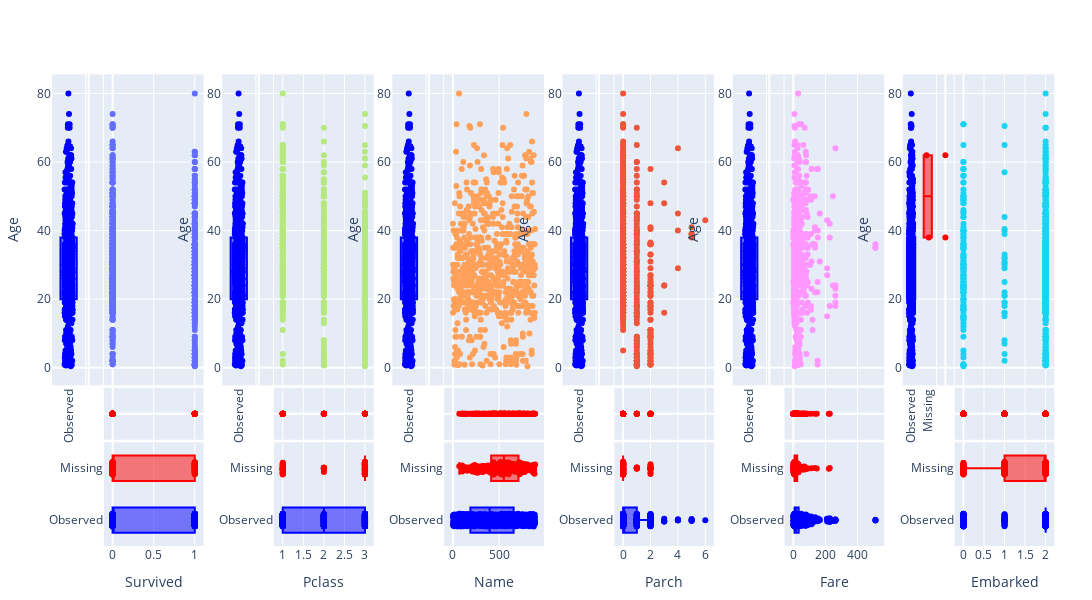

The cell this chart's notebook holds for it:
### Code cell
plot_df_scatter(df=df, target_col="Age")

### Figure 1 — Plotly figure (JSON) as saved in the notebook; plotly's stock layout.template omitted (floating-point values rounded to 4 significant figures; data arrays with more than 128 entries replaced by an {"elided": "..."} marker saying what was removed)
{"data": [{"mode": "markers", "name": "Scatterplot Survived", "type": "scatter", "x": {"elided": "891 int values"}, "xaxis": "x27", "y": {"elided": "891 float values"}, "yaxis": "y27"}, {"marker": {"color": "red"}, "mode": "markers", "type": "scatter", "x": {"elided": "177 int values"}, "xaxis": "x51", "y": {"elided": "177 int values"}, "yaxis": "y51"}, {"marker": {"color": "red"}, "mode": "markers", "type": "scatter", "x": [], "xaxis": "x26", "y": [], "yaxis": "y26"}, {"boxpoints": "all", "jitter": 0.5, "marker": {"color": "blue"}, "name": "Observed", "offsetgroup": "1", "orientation": "h", "pointpos": 0, "type": "box", "x": {"elided": "714 int values"}, "xaxis": "x75", "yaxis": "y75"}, {"boxpoints": "all", "jitter": 0.5, "marker": {"color": "red"}, "name": "Missing", "offsetgroup": "1", "orientation": "h", "pointpos": 0, "type": "box", "x": {"elided": "177 int values"}, "xaxis": "x75", "yaxis": "y75"}, {"boxpoints": "all", "jitter": 0.5, "marker": {"color": "blue"}, "name": "Observed", "offsetgroup": "1", "pointpos": 0, "type": "box", "xaxis": "x25", "y": {"elided": "891 float values"}, "yaxis": "y25"}, {"boxpoints": "all", "jitter": 0.5, "marker": {"color": "red"}, "name": "Missing", "offsetgroup": "1", "pointpos": 0, "type": "box", "xaxis": "x25", "y": [], "yaxis": "y25"}, {"mode": "markers", "name": "Scatterplot Pclass", "type": "scatter", "x": {"elided": "891 int values"}, "xaxis": "x31", "y": {"elided": "891 float values"}, "yaxis": "y31"}, {"marker": {"color": "red"}, "mode": "markers", "type": "scatter", "x": {"elided": "177 int values"}, "xaxis": "x55", "y": {"elided": "177 int values"}, "yaxis": "y55"}, {"marker": {"color": "red"}, "mode": "markers", "type": "scatter", "x": [], "xaxis": "x30", "y": [], "yaxis": "y30"}, {"boxpoints": "all", "jitter": 0.5, "marker": {"color": "blue"}, "name": "Observed", "offsetgroup": "1", "orientation": "h", "pointpos": 0, "type": "box", "x": {"elided": "714 int values"}, "xaxis": "x79", "yaxis": "y79"}, {"boxpoints": "all", "jitter": 0.5, "marker": {"color": "red"}, "name": "Missing", "offsetgroup": "1", "orientation": "h", "pointpos": 0, "type": "box", "x": {"elided": "177 int values"}, "xaxis": "x79", "yaxis": "y79"}, {"boxpoints": "all", "jitter": 0.5, "marker": {"color": "blue"}, "name": "Observed", "offsetgroup": "1", "pointpos": 0, "type": "box", "xaxis": "x29", "y": {"elided": "891 float values"}, "yaxis": "y29"}, {"boxpoints": "all", "jitter": 0.5, "marker": {"color": "red"}, "name": "Missing", "offsetgroup": "1", "pointpos": 0, "type": "box", "xaxis": "x29", "y": [], "yaxis": "y29"}, {"mode": "markers", "name": "Scatterplot Name", "type": "scatter", "x": {"elided": "891 int values"}, "xaxis": "x35", "y": {"elided": "891 float values"}, "yaxis": "y35"}, {"marker": {"color": "red"}, "mode": "markers", "type": "scatter", "x": {"elided": "177 int values"}, "xaxis": "x59", "y": {"elided": "177 int values"}, "yaxis": "y59"}, {"marker": {"color": "red"}, "mode": "markers", "type": "scatter", "x": [], "xaxis": "x34", "y": [], "yaxis": "y34"}, {"boxpoints": "all", "jitter": 0.5, "marker": {"color": "blue"}, "name": "Observed", "offsetgroup": "1", "orientation": "h", "pointpos": 0, "type": "box", "x": {"elided": "714 int values"}, "xaxis": "x83", "yaxis": "y83"}, {"boxpoints": "all", "jitter": 0.5, "marker": {"color": "red"}, "name": "Missing", "offsetgroup": "1", "orientation": "h", "pointpos": 0, "type": "box", "x": {"elided": "177 int values"}, "xaxis": "x83", "yaxis": "y83"}, {"boxpoints": "all", "jitter": 0.5, "marker": {"color": "blue"}, "name": "Observed", "offsetgroup": "1", "pointpos": 0, "type": "box", "xaxis": "x33", "y": {"elided": "891 float values"}, "yaxis": "y33"}, {"boxpoints": "all", "jitter": 0.5, "marker": {"color": "red"}, "name": "Missing", "offsetgroup": "1", "pointpos": 0, "type": "box", "xaxis": "x33", "y": [], "yaxis": "y33"}, {"mode": "markers", "name": "Scatterplot Parch", "type": "scatter", "x": {"elided": "891 int values"}, "xaxis": "x39", "y": {"elided": "891 float values"}, "yaxis": "y39"}, {"marker": {"color": "red"}, "mode": "markers", "type": "scatter", "x": {"elided": "177 int values"}, "xaxis": "x63", "y": {"elided": "177 int values"}, "yaxis": "y63"}, {"marker": {"color": "red"}, "mode": "markers", "type": "scatter", "x": [], "xaxis": "x38", "y": [], "yaxis": "y38"}, {"boxpoints": "all", "jitter": 0.5, "marker": {"color": "blue"}, "name": "Observed", "offsetgroup": "1", "orientation": "h", "pointpos": 0, "type": "box", "x": {"elided": "714 int values"}, "xaxis": "x87", "yaxis": "y87"}, {"boxpoints": "all", "jitter": 0.5, "marker": {"color": "red"}, "name": "Missing", "offsetgroup": "1", "orientation": "h", "pointpos": 0, "type": "box", "x": {"elided": "177 int values"}, "xaxis": "x87", "yaxis": "y87"}, {"boxpoints": "all", "jitter": 0.5, "marker": {"color": "blue"}, "name": "Observed", "offsetgroup": "1", "pointpos": 0, "type": "box", "xaxis": "x37", "y": {"elided": "891 float values"}, "yaxis": "y37"}, {"boxpoints": "all", "jitter": 0.5, "marker": {"color": "red"}, "name": "Missing", "offsetgroup": "1", "pointpos": 0, "type": "box", "xaxis": "x37", "y": [], "yaxis": "y37"}, {"mode": "markers", "name": "Scatterplot Fare", "type": "scatter", "x": {"elided": "891 float values"}, "xaxis": "x43", "y": {"elided": "891 float values"}, "yaxis": "y43"}, {"marker": {"color": "red"}, "mode": "markers", "type": "scatter", "x": {"elided": "177 float values"}, "xaxis": "x67", "y": {"elided": "177 int values"}, "yaxis": "y67"}, {"marker": {"color": "red"}, "mode": "markers", "type": "scatter", "x": [], "xaxis": "x42", "y": [], "yaxis": "y42"}, {"boxpoints": "all", "jitter": 0.5, "marker": {"color": "blue"}, "name": "Observed", "offsetgroup": "1", "orientation": "h", "pointpos": 0, "type": "box", "x": {"elided": "714 float values"}, "xaxis": "x91", "yaxis": "y91"}, {"boxpoints": "all", "jitter": 0.5, "marker": {"color": "red"}, "name": "Missing", "offsetgroup": "1", "orientation": "h", "pointpos": 0, "type": "box", "x": {"elided": "177 float values"}, "xaxis": "x91", "yaxis": "y91"}, {"boxpoints": "all", "jitter": 0.5, "marker": {"color": "blue"}, "name": "Observed", "offsetgroup": "1", "pointpos": 0, "type": "box", "xaxis": "x41", "y": {"elided": "891 float values"}, "yaxis": "y41"}, {"boxpoints": "all", "jitter": 0.5, "marker": {"color": "red"}, "name": "Missing", "offsetgroup": "1", "pointpos": 0, "type": "box", "xaxis": "x41", "y": [], "yaxis": "y41"}, {"mode": "markers", "name": "Scatterplot Embarked", "type": "scatter", "x": {"elided": "891 int values"}, "xaxis": "x47", "y": {"elided": "891 float values"}, "yaxis": "y47"}, {"marker": {"color": "red"}, "mode": "markers", "type": "scatter", "x": {"elided": "177 int values"}, "xaxis": "x71", "y": {"elided": "177 int values"}, "yaxis": "y71"}, {"marker": {"color": "red"}, "mode": "markers", "type": "scatter", "x": [0, 0], "xaxis": "x46", "y": [38, 62], "yaxis": "y46"}, {"boxpoints": "all", "jitter": 0.5, "marker": {"color": "blue"}, "name": "Observed", "offsetgroup": "1", "orientation": "h", "pointpos": 0, "type": "box", "x": {"elided": "714 int values"}, "xaxis": "x95", "yaxis": "y95"}, {"boxpoints": "all", "jitter": 0.5, "marker": {"color": "red"}, "name": "Missing", "offsetgroup": "1", "orientation": "h", "pointpos": 0, "type": "box", "x": {"elided": "177 int values"}, "xaxis": "x95", "yaxis": "y95"}, {"boxpoints": "all", "jitter": 0.5, "marker": {"color": "blue"}, "name": "Observed", "offsetgroup": "1", "pointpos": 0, "type": "box", "xaxis": "x45", "y": {"elided": "889 float values"}, "yaxis": "y45"}, {"boxpoints": "all", "jitter": 0.5, "marker": {"color": "red"}, "name": "Missing", "offsetgroup": "1", "pointpos": 0, "type": "box", "xaxis": "x45", "y": [38, 62], "yaxis": "y45"}], "layout": {"boxmode": "group", "height": 600, "margin": {"b": 20, "l": 20, "r": 20, "t": 20}, "showlegend": false, "width": 3600, "xaxis": {"anchor": "y", "domain": [0, 0.03257], "matches": "x73", "showticklabels": false}, "xaxis10": {"anchor": "y10", "domain": [0.3672, 0.3835], "matches": "x82", "showticklabels": false}, "xaxis11": {"anchor": "y11", "domain": [0.3845, 0.4822], "matches": "x83", "showticklabels": false}, "xaxis12": {"anchor": "y12", "domain": [0.4832, 0.4995], "matches": "x84", "showticklabels": false}, "xaxis13": {"anchor": "y13", "domain": [0.5005, 0.5331], "matches": "x85", "showticklabels": false}, "xaxis14": {"anchor": "y14", "domain": [0.5341, 0.5504], "matches": "x86", "showticklabels": false}, "xaxis15": {"anchor": "y15", "domain": [0.5514, 0.6491], "matches": "x87", "showticklabels": false}, "xaxis16": {"anchor": "y16", "domain": [0.6501, 0.6663], "matches": "x88", "showticklabels": false}, "xaxis17": {"anchor": "y17", "domain": [0.6673, 0.6999], "matches": "x89", "showticklabels": false}, "xaxis18": {"anchor": "y18", "domain": [0.7009, 0.7172], "matches": "x90", "showticklabels": false}, "xaxis19": {"anchor": "y19", "domain": [0.7182, 0.8159], "matches": "x91", "showticklabels": false}, "xaxis2": {"anchor": "y2", "domain": [0.03357, 0.04985], "matches": "x74", "showticklabels": false}, "xaxis20": {"anchor": "y20", "domain": [0.8169, 0.8332], "matches": "x92", "showticklabels": false}, "xaxis21": {"anchor": "y21", "domain": [0.8342, 0.8667], "matches": "x93", "showticklabels": false}, "xaxis22": {"anchor": "y22", "domain": [0.8677, 0.884], "matches": "x94", "showticklabels": false}, "xaxis23": {"anchor": "y23", "domain": [0.885, 0.9827], "matches": "x95", "showticklabels": false}, "xaxis24": {"anchor": "y24", "domain": [0.9837, 1.0], "matches": "x96", "showticklabels": false}, "xaxis25": {"anchor": "y25", "automargin": true, "domain": [0, 0.03257], "matches": "x73", "showticklabels": true, "tickangle": -90}, "xaxis26": {"anchor": "y26", "domain": [0.03357, 0.04985], "matches": "x74", "showgrid": false, "showticklabels": false}, "xaxis27": {"anchor": "y27", "domain": [0.05085, 0.1486], "matches": "x75", "showticklabels": false}, "xaxis28": {"anchor": "y28", "domain": [0.1496, 0.1658], "matches": "x76", "showticklabels": false}, "xaxis29": {"anchor": "y29", "automargin": true, "domain": [0.1668, 0.1994], "matches": "x77", "showticklabels": true, "tickangle": -90}, "xaxis3": {"anchor": "y3", "domain": [0.05085, 0.1486], "matches": "x75", "showticklabels": false}, "xaxis30": {"anchor": "y30", "domain": [0.2004, 0.2167], "matches": "x78", "showgrid": false, "showticklabels": false}, "xaxis31": {"anchor": "y31", "domain": [0.2177, 0.3154], "matches": "x79", "showticklabels": false}, "xaxis32": {"anchor": "y32", "domain": [0.3164, 0.3327], "matches": "x80", "showticklabels": false}, "xaxis33": {"anchor": "y33", "automargin": true, "domain": [0.3337, 0.3662], "matches": "x81", "showticklabels": true, "tickangle": -90}, "xaxis34": {"anchor": "y34", "domain": [0.3672, 0.3835], "matches": "x82", "showgrid": false, "showticklabels": false}, "xaxis35": {"anchor": "y35", "domain": [0.3845, 0.4822], "matches": "x83", "showticklabels": false}, "xaxis36": {"anchor": "y36", "domain": [0.4832, 0.4995], "matches": "x84", "showticklabels": false}, "xaxis37": {"anchor": "y37", "automargin": true, "domain": [0.5005, 0.5331], "matches": "x85", "showticklabels": true, "tickangle": -90}, "xaxis38": {"anchor": "y38", "domain": [0.5341, 0.5504], "matches": "x86", "showgrid": false, "showticklabels": false}, "xaxis39": {"anchor": "y39", "domain": [0.5514, 0.6491], "matches": "x87", "showticklabels": false}, "xaxis4": {"anchor": "y4", "domain": [0.1496, 0.1658], "matches": "x76", "showticklabels": false}, "xaxis40": {"anchor": "y40", "domain": [0.6501, 0.6663], "matches": "x88", "showticklabels": false}, "xaxis41": {"anchor": "y41", "automargin": true, "domain": [0.6673, 0.6999], "matches": "x89", "showticklabels": true, "tickangle": -90}, "xaxis42": {"anchor": "y42", "domain": [0.7009, 0.7172], "matches": "x90", "showgrid": false, "showticklabels": false}, "xaxis43": {"anchor": "y43", "domain": [0.7182, 0.8159], "matches": "x91", "showticklabels": false}, "xaxis44": {"anchor": "y44", "domain": [0.8169, 0.8332], "matches": "x92", "showticklabels": false}, "xaxis45": {"anchor": "y45", "automargin": true, "domain": [0.8342, 0.8667], "matches": "x93", "showticklabels": true, "tickangle": -90}, "xaxis46": {"anchor": "y46", "domain": [0.8677, 0.884], "matches": "x94", "showgrid": false, "showticklabels": false}, "xaxis47": {"anchor": "y47", "domain": [0.885, 0.9827], "matches": "x95", "showticklabels": false}, "xaxis48": {"anchor": "y48", "domain": [0.9837, 1.0], "matches": "x96", "showticklabels": false}, "xaxis49": {"anchor": "y49", "domain": [0, 0.03257], "matches": "x73", "showticklabels": false}, "xaxis5": {"anchor": "y5", "domain": [0.1668, 0.1994], "matches": "x77", "showticklabels": false}, "xaxis50": {"anchor": "y50", "domain": [0.03357, 0.04985], "matches": "x74", "showticklabels": false}, "xaxis51": {"anchor": "y51", "domain": [0.05085, 0.1486], "matches": "x75", "showticklabels": false}, "xaxis52": {"anchor": "y52", "domain": [0.1496, 0.1658], "matches": "x76", "showticklabels": false}, "xaxis53": {"anchor": "y53", "domain": [0.1668, 0.1994], "matches": "x77", "showticklabels": false}, "xaxis54": {"anchor": "y54", "domain": [0.2004, 0.2167], "matches": "x78", "showticklabels": false}, "xaxis55": {"anchor": "y55", "domain": [0.2177, 0.3154], "matches": "x79", "showticklabels": false}, "xaxis56": {"anchor": "y56", "domain": [0.3164, 0.3327], "matches": "x80", "showticklabels": false}, "xaxis57": {"anchor": "y57", "domain": [0.3337, 0.3662], "matches": "x81", "showticklabels": false}, "xaxis58": {"anchor": "y58", "domain": [0.3672, 0.3835], "matches": "x82", "showticklabels": false}, "xaxis59": {"anchor": "y59", "domain": [0.3845, 0.4822], "matches": "x83", "showticklabels": false}, "xaxis6": {"anchor": "y6", "domain": [0.2004, 0.2167], "matches": "x78", "showticklabels": false}, "xaxis60": {"anchor": "y60", "domain": [0.4832, 0.4995], "matches": "x84", "showticklabels": false}, "xaxis61": {"anchor": "y61", "domain": [0.5005, 0.5331], "matches": "x85", "showticklabels": false}, "xaxis62": {"anchor": "y62", "domain": [0.5341, 0.5504], "matches": "x86", "showticklabels": false}, "xaxis63": {"anchor": "y63", "domain": [0.5514, 0.6491], "matches": "x87", "showticklabels": false}, "xaxis64": {"anchor": "y64", "domain": [0.6501, 0.6663], "matches": "x88", "showticklabels": false}, "xaxis65": {"anchor": "y65", "domain": [0.6673, 0.6999], "matches": "x89", "showticklabels": false}, "xaxis66": {"anchor": "y66", "domain": [0.7009, 0.7172], "matches": "x90", "showticklabels": false}, "xaxis67": {"anchor": "y67", "domain": [0.7182, 0.8159], "matches": "x91", "showticklabels": false}, "xaxis68": {"anchor": "y68", "domain": [0.8169, 0.8332], "matches": "x92", "showticklabels": false}, "xaxis69": {"anchor": "y69", "domain": [0.8342, 0.8667], "matches": "x93", "showticklabels": false}, "xaxis7": {"anchor": "y7", "domain": [0.2177, 0.3154], "matches": "x79", "showticklabels": false}, "xaxis70": {"anchor": "y70", "domain": [0.8677, 0.884], "matches": "x94", "showticklabels": false}, "xaxis71": {"anchor": "y71", "domain": [0.885, 0.9827], "matches": "x95", "showticklabels": false}, "xaxis72": {"anchor": "y72", "domain": [0.9837, 1.0], "matches": "x96", "showticklabels": false}, "xaxis73": {"anchor": "y73", "domain": [0, 0.03257]}, "xaxis74": {"anchor": "y74", "domain": [0.03357, 0.04985]}, "xaxis75": {"anchor": "y75", "domain": [0.05085, 0.1486], "title": {"text": "Survived"}}, "xaxis76": {"anchor": "y76", "domain": [0.1496, 0.1658]}, "xaxis77": {"anchor": "y77", "domain": [0.1668, 0.1994]}, "xaxis78": {"anchor": "y78", "domain": [0.2004, 0.2167]}, "xaxis79": {"anchor": "y79", "domain": [0.2177, 0.3154], "title": {"text": "Pclass"}}, "xaxis8": {"anchor": "y8", "domain": [0.3164, 0.3327], "matches": "x80", "showticklabels": false}, "xaxis80": {"anchor": "y80", "domain": [0.3164, 0.3327]}, "xaxis81": {"anchor": "y81", "domain": [0.3337, 0.3662]}, "xaxis82": {"anchor": "y82", "domain": [0.3672, 0.3835]}, "xaxis83": {"anchor": "y83", "domain": [0.3845, 0.4822], "title": {"text": "Name"}}, "xaxis84": {"anchor": "y84", "domain": [0.4832, 0.4995]}, "xaxis85": {"anchor": "y85", "domain": [0.5005, 0.5331]}, "xaxis86": {"anchor": "y86", "domain": [0.5341, 0.5504]}, "xaxis87": {"anchor": "y87", "domain": [0.5514, 0.6491], "title": {"text": "Parch"}}, "xaxis88": {"anchor": "y88", "domain": [0.6501, 0.6663]}, "xaxis89": {"anchor": "y89", "domain": [0.6673, 0.6999]}, "xaxis9": {"anchor": "y9", "domain": [0.3337, 0.3662], "matches": "x81", "showticklabels": false}, "xaxis90": {"anchor": "y90", "domain": [0.7009, 0.7172]}, "xaxis91": {"anchor": "y91", "domain": [0.7182, 0.8159], "title": {"text": "Fare"}}, "xaxis92": {"anchor": "y92", "domain": [0.8169, 0.8332]}, "xaxis93": {"anchor": "y93", "domain": [0.8342, 0.8667]}, "xaxis94": {"anchor": "y94", "domain": [0.8677, 0.884]}, "xaxis95": {"anchor": "y95", "domain": [0.885, 0.9827], "title": {"text": "Embarked"}}, "xaxis96": {"anchor": "y96", "domain": [0.9837, 1.0]}, "yaxis": {"anchor": "x", "domain": [0.9015, 1]}, "yaxis10": {"anchor": "x10", "domain": [0.9015, 1], "matches": "y", "showticklabels": false}, "yaxis11": {"anchor": "x11", "domain": [0.9015, 1], "matches": "y", "showticklabels": false}, "yaxis12": {"anchor": "x12", "domain": [0.9015, 1], "matches": "y", "showticklabels": false}, "yaxis13": {"anchor": "x13", "domain": [0.9015, 1], "matches": "y", "showticklabels": false}, "yaxis14": {"anchor": "x14", "domain": [0.9015, 1], "matches": "y", "showticklabels": false}, "yaxis15": {"anchor": "x15", "domain": [0.9015, 1], "matches": "y", "showticklabels": false}, "yaxis16": {"anchor": "x16", "domain": [0.9015, 1], "matches": "y", "showticklabels": false}, "yaxis17": {"anchor": "x17", "domain": [0.9015, 1], "matches": "y", "showticklabels": false}, "yaxis18": {"anchor": "x18", "domain": [0.9015, 1], "matches": "y", "showticklabels": false}, "yaxis19": {"anchor": "x19", "domain": [0.9015, 1], "matches": "y", "showticklabels": false}, "yaxis2": {"anchor": "x2", "domain": [0.9015, 1], "matches": "y", "showticklabels": false}, "yaxis20": {"anchor": "x20", "domain": [0.9015, 1], "matches": "y", "showticklabels": false}, "yaxis21": {"anchor": "x21", "domain": [0.9015, 1], "matches": "y", "showticklabels": false}, "yaxis22": {"anchor": "x22", "domain": [0.9015, 1], "matches": "y", "showticklabels": false}, "yaxis23": {"anchor": "x23", "domain": [0.9015, 1], "matches": "y", "showticklabels": false}, "yaxis24": {"anchor": "x24", "domain": [0.9015, 1], "matches": "y", "showticklabels": false}, "yaxis25": {"anchor": "x25", "domain": [0.3055, 0.8965], "showticklabels": true, "title": {"text": "Age"}}, "yaxis26": {"anchor": "x26", "domain": [0.3055, 0.8965], "matches": "y25", "showticklabels": false}, "yaxis27": {"anchor": "x27", "domain": [0.3055, 0.8965], "matches": "y25", "showticklabels": false}, "yaxis28": {"anchor": "x28", "domain": [0.3055, 0.8965], "matches": "y25", "showticklabels": false}, "yaxis29": {"anchor": "x29", "domain": [0.3055, 0.8965], "matches": "y25", "showticklabels": true, "title": {"text": "Age"}}, "yaxis3": {"anchor": "x3", "domain": [0.9015, 1], "matches": "y", "showticklabels": false}, "yaxis30": {"anchor": "x30", "domain": [0.3055, 0.8965], "matches": "y25", "showticklabels": false}, "yaxis31": {"anchor": "x31", "domain": [0.3055, 0.8965], "matches": "y25", "showticklabels": false}, "yaxis32": {"anchor": "x32", "domain": [0.3055, 0.8965], "matches": "y25", "showticklabels": false}, "yaxis33": {"anchor": "x33", "domain": [0.3055, 0.8965], "matches": "y25", "showticklabels": true, "title": {"text": "Age"}}, "yaxis34": {"anchor": "x34", "domain": [0.3055, 0.8965], "matches": "y25", "showticklabels": false}, "yaxis35": {"anchor": "x35", "domain": [0.3055, 0.8965], "matches": "y25", "showticklabels": false}, "yaxis36": {"anchor": "x36", "domain": [0.3055, 0.8965], "matches": "y25", "showticklabels": false}, "yaxis37": {"anchor": "x37", "domain": [0.3055, 0.8965], "matches": "y25", "showticklabels": true, "title": {"text": "Age"}}, "yaxis38": {"anchor": "x38", "domain": [0.3055, 0.8965], "matches": "y25", "showticklabels": false}, "yaxis39": {"anchor": "x39", "domain": [0.3055, 0.8965], "matches": "y25", "showticklabels": false}, "yaxis4": {"anchor": "x4", "domain": [0.9015, 1], "matches": "y", "showticklabels": false}, "yaxis40": {"anchor": "x40", "domain": [0.3055, 0.8965], "matches": "y25", "showticklabels": false}, "yaxis41": {"anchor": "x41", "domain": [0.3055, 0.8965], "matches": "y25", "showticklabels": true, "title": {"text": "Age"}}, "yaxis42": {"anchor": "x42", "domain": [0.3055, 0.8965], "matches": "y25", "showticklabels": false}, "yaxis43": {"anchor": "x43", "domain": [0.3055, 0.8965], "matches": "y25", "showticklabels": false}, "yaxis44": {"anchor": "x44", "domain": [0.3055, 0.8965], "matches": "y25", "showticklabels": false}, "yaxis45": {"anchor": "x45", "domain": [0.3055, 0.8965], "matches": "y25", "showticklabels": true, "title": {"text": "Age"}}, "yaxis46": {"anchor": "x46", "domain": [0.3055, 0.8965], "matches": "y25", "showticklabels": false}, "yaxis47": {"anchor": "x47", "domain": [0.3055, 0.8965], "matches": "y25", "showticklabels": false}, "yaxis48": {"anchor": "x48", "domain": [0.3055, 0.8965], "matches": "y25", "showticklabels": false}, "yaxis49": {"anchor": "x49", "domain": [0.202, 0.3005]}, "yaxis5": {"anchor": "x5", "domain": [0.9015, 1], "matches": "y", "showticklabels": false}, "yaxis50": {"anchor": "x50", "domain": [0.202, 0.3005], "matches": "y49", "showticklabels": false}, "yaxis51": {"anchor": "x51", "domain": [0.202, 0.3005], "matches": "y49", "showgrid": false, "showticklabels": false}, "yaxis52": {"anchor": "x52", "domain": [0.202, 0.3005], "matches": "y49", "showticklabels": false}, "yaxis53": {"anchor": "x53", "domain": [0.202, 0.3005], "matches": "y49", "showticklabels": false}, "yaxis54": {"anchor": "x54", "domain": [0.202, 0.3005], "matches": "y49", "showticklabels": false}, "yaxis55": {"anchor": "x55", "domain": [0.202, 0.3005], "matches": "y49", "showgrid": false, "showticklabels": false}, "yaxis56": {"anchor": "x56", "domain": [0.202, 0.3005], "matches": "y49", "showticklabels": false}, "yaxis57": {"anchor": "x57", "domain": [0.202, 0.3005], "matches": "y49", "showticklabels": false}, "yaxis58": {"anchor": "x58", "domain": [0.202, 0.3005], "matches": "y49", "showticklabels": false}, "yaxis59": {"anchor": "x59", "domain": [0.202, 0.3005], "matches": "y49", "showgrid": false, "showticklabels": false}, "yaxis6": {"anchor": "x6", "domain": [0.9015, 1], "matches": "y", "showticklabels": false}, "yaxis60": {"anchor": "x60", "domain": [0.202, 0.3005], "matches": "y49", "showticklabels": false}, "yaxis61": {"anchor": "x61", "domain": [0.202, 0.3005], "matches": "y49", "showticklabels": false}, "yaxis62": {"anchor": "x62", "domain": [0.202, 0.3005], "matches": "y49", "showticklabels": false}, "yaxis63": {"anchor": "x63", "domain": [0.202, 0.3005], "matches": "y49", "showgrid": false, "showticklabels": false}, "yaxis64": {"anchor": "x64", "domain": [0.202, 0.3005], "matches": "y49", "showticklabels": false}, "yaxis65": {"anchor": "x65", "domain": [0.202, 0.3005], "matches": "y49", "showticklabels": false}, "yaxis66": {"anchor": "x66", "domain": [0.202, 0.3005], "matches": "y49", "showticklabels": false}, "yaxis67": {"anchor": "x67", "domain": [0.202, 0.3005], "matches": "y49", "showgrid": false, "showticklabels": false}, "yaxis68": {"anchor": "x68", "domain": [0.202, 0.3005], "matches": "y49", "showticklabels": false}, "yaxis69": {"anchor": "x69", "domain": [0.202, 0.3005], "matches": "y49", "showticklabels": false}, "yaxis7": {"anchor": "x7", "domain": [0.9015, 1], "matches": "y", "showticklabels": false}, "yaxis70": {"anchor": "x70", "domain": [0.202, 0.3005], "matches": "y49", "showticklabels": false}, "yaxis71": {"anchor": "x71", "domain": [0.202, 0.3005], "matches": "y49", "showgrid": false, "showticklabels": false}, "yaxis72": {"anchor": "x72", "domain": [0.202, 0.3005], "matches": "y49", "showticklabels": false}, "yaxis73": {"anchor": "x73", "domain": [0, 0.197]}, "yaxis74": {"anchor": "x74", "domain": [0, 0.197], "matches": "y73", "showticklabels": false}, "yaxis75": {"anchor": "x75", "domain": [0, 0.197], "matches": "y73", "showticklabels": true}, "yaxis76": {"anchor": "x76", "domain": [0, 0.197], "matches": "y73", "showticklabels": false}, "yaxis77": {"anchor": "x77", "domain": [0, 0.197], "matches": "y73", "showticklabels": false}, "yaxis78": {"anchor": "x78", "domain": [0, 0.197], "matches": "y73", "showticklabels": false}, "yaxis79": {"anchor": "x79", "domain": [0, 0.197], "matches": "y73", "showticklabels": true}, "yaxis8": {"anchor": "x8", "domain": [0.9015, 1], "matches": "y", "showticklabels": false}, "yaxis80": {"anchor": "x80", "domain": [0, 0.197], "matches": "y73", "showticklabels": false}, "yaxis81": {"anchor": "x81", "domain": [0, 0.197], "matches": "y73", "showticklabels": false}, "yaxis82": {"anchor": "x82", "domain": [0, 0.197], "matches": "y73", "showticklabels": false}, "yaxis83": {"anchor": "x83", "domain": [0, 0.197], "matches": "y73", "showticklabels": true}, "yaxis84": {"anchor": "x84", "domain": [0, 0.197], "matches": "y73", "showticklabels": false}, "yaxis85": {"anchor": "x85", "domain": [0, 0.197], "matches": "y73", "showticklabels": false}, "yaxis86": {"anchor": "x86", "domain": [0, 0.197], "matches": "y73", "showticklabels": false}, "yaxis87": {"anchor": "x87", "domain": [0, 0.197], "matches": "y73", "showticklabels": true}, "yaxis88": {"anchor": "x88", "domain": [0, 0.197], "matches": "y73", "showticklabels": false}, "yaxis89": {"anchor": "x89", "domain": [0, 0.197], "matches": "y73", "showticklabels": false}, "yaxis9": {"anchor": "x9", "domain": [0.9015, 1], "matches": "y", "showticklabels": false}, "yaxis90": {"anchor": "x90", "domain": [0, 0.197], "matches": "y73", "showticklabels": false}, "yaxis91": {"anchor": "x91", "domain": [0, 0.197], "matches": "y73", "showticklabels": true}, "yaxis92": {"anchor": "x92", "domain": [0, 0.197], "matches": "y73", "showticklabels": false}, "yaxis93": {"anchor": "x93", "domain": [0, 0.197], "matches": "y73", "showticklabels": false}, "yaxis94": {"anchor": "x94", "domain": [0, 0.197], "matches": "y73", "showticklabels": false}, "yaxis95": {"anchor": "x95", "domain": [0, 0.197], "matches": "y73", "showticklabels": true}, "yaxis96": {"anchor": "x96", "domain": [0, 0.197], "matches": "y73", "showticklabels": false}}}
